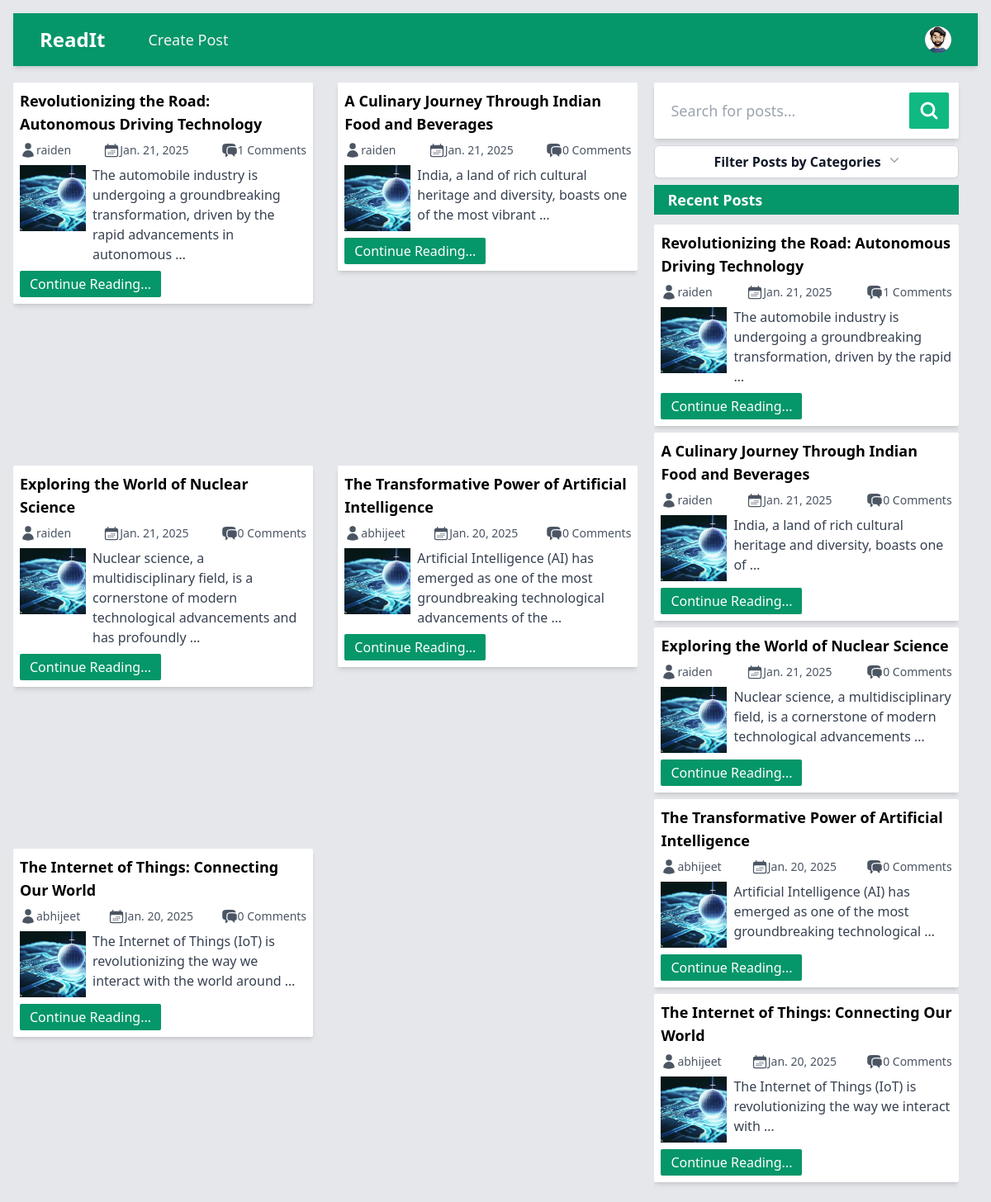
The app's page / (signed in) with its own data.
### accounts/models.py (models this page shows, shortened)
class UserProfile(models.Model):
    person = models.ForeignKey(User, on_delete=models.CASCADE, related_name= 'profile')
    about = models.TextField()
    talks_about = models.CharField(max_length=250, default='anything')
    avatar = models.ImageField(upload_to='profile_photos', default='user.jpg')

### base/models.py (models this page shows, shortened)
class Post(models.Model):
    id = models.UUIDField(primary_key=True, max_length=15, editable=False, default=uuid.uuid4)
    title = models.CharField(max_length=250)
    slug = models.SlugField(max_length=250, unique_for_date='created', null=True, blank=True)
    author= models.ForeignKey(User, on_delete= models.CASCADE)
    body = models.TextField()
    image = models.ImageField(upload_to='blog_images/', default='default_blogimage.jpg')
    category = models.CharField(max_length=100)
    created = models.DateTimeField(auto_now=True)
    updated = models.DateTimeField(auto_now=True)
    @property
    def image_url(self):
        if self.image and hasattr(self.image, 'url'):
            return self.image.url
    def get_absolute_url(self):
        return reverse('read_post', args=[str(self.id), self.slug])
    class Meta:
        ordering = ['-created']
        indexes = [models.Index(fields=['-created'])]

### base/views.py (the view, shortened to what this page needs)
# urls.py: 2. Add a URL to urlpatterns:  path('', views.home, name='home')
def home(request):
    if request.user.is_authenticated:
        filter_query = request.GET.get('q') if request.GET.get('q') != None else ''
        posts = Post.objects.filter(
            Q(title__icontains=filter_query) |
            Q(author__username__icontains=filter_query) |
            Q(category__icontains=filter_query)
        )
        profile = UserProfile.objects.get(person=request.user)
        existing_categories = Category.objects.all()
        recent_posts = Post.objects.all()[0:5]
        return render(request, 'index.html', {
            'posts': posts,
            'recent_posts': recent_posts,
            'profile': profile,
            'existing_categories': existing_categories,
        })

### base/models.py (called while the page is built)
    def __str__(self):
        return self.title

### base/templates/index.html (shortened to what this page needs)
{% load static %}
<!DOCTYPE html>
<html lang="en">
  <head>
    <link rel="stylesheet" href="{% static 'style.css' %}" />
  </head>
  <body class="p-4 bg-gray-200">
    <nav class="bg-emerald-600 shadow-md">
      <div class="mx-auto max-w-7xl px-4 sm:px-6 lg:px-8">
        <div class="flex h-16 items-center justify-between">
          <div class="flex items-center">
            <div class="flex-shrink-0">
              <a class="text-2xl font-bold text-white" href="{% url 'home' %}">ReadIt</a>
            </div>
            <div class="hidden md:block">
              <div class="ml-10 flex items-baseline space-x-4">
                {% if user.is_authenticated %}
                <a
                  href="{% url 'create_post' %}"
                  class="text-gray-100 hover:bg-gray-700 hover:text-white rounded-md px-3 py-2 text-lg font-medium"
                  aria-current="page"
                  >Create Post</a
                >
                {% endif %}
              </div>
            </div>
          </div>
          <div class="hidden md:block">
            <div class="ml-4 flex items-center md:ml-6">
              {% if user.is_authenticated %}
              <div class="relative ml-3">
                <div>
                  <button
                    type="button"
                    class="relative flex max-w-xs items-center rounded-full bg-gray-800 text-sm focus:outline-none focus:ring-2 focus:ring-white focus:ring-offset-2 focus:ring-offset-gray-800"
                    id="user-menu-button"
                    aria-expanded="false"
                    aria-haspopup="true"
                  >
                    <span class="absolute -inset-1.5"></span>
                    {% if profile.avatar %}
                    <img
                      class="h-8 w-8 rounded-full"
                      src="{{ profile.avatar.url }}"
                      alt="User Profile Picture"
                    />
                    {% else %}
                    <img
                      class="h-8 w-8 rounded-full"
                      src="{% static 'user.jpg'%}"
                      alt="Default Profile Picture"
                    />
                    {% endif %}
                  </button>
                </div>
              </div>
              {% endif %}
            </div>
          </div>
        </div>
      </div>
    </nav>
    <main
      class="mt-5 grid grid-cols-1 md:grid-cols-2 lg:grid-cols-3 gap-5 md:w-[98%] md:h-[80vh]"
    >
      <section
        class="flex justify-between flex-wrap gap-3 col-span-1 lg:col-span-2 md:overflow-y-scroll scrollbar-hide"
      >
        {% for post in posts %}
        <div
          class="w-full h-fit lg:w-[48%] rounded-sm shadow-md bg-white flex flex-col p-2"
        >
          <h2 class="font-semibold text-lg">
            {{ post.title }}
          </h2>
          <div class="w-full py-2 text-sm text-gray-600 flex justify-between">
            <div class="flex">
              <a href="{% url 'profile' post.author.username post.author.id %}"
              >
                {{ post.author }}
              </a>
            </div>
            <div class="flex">
              <p>{{ post.created|date:"M. d, Y" }}</p>
            </div>
            <div class="flex">
              <p>{{ post.comments.count }} Comments</p>
            </div>
          </div>
          <div class="w-full flex gap-2 justify-between">
            <img
              class="w-20 h-20"
              src="{{ post.image_url|default_if_none:'media/blog_images/default_blogimage.jpg'}}"
              alt=""
              srcset=""
            />
            <p class="text-left text-gray-700">
              {{ post.body|truncatewords:15 }}
            </p>
          </div>
          <a
            href="{{ post.get_absolute_url }}"
            class="w-fit mt-2 text-white bg-emerald-600 px-3 py-1 rounded-sm"
            >Continue Reading...</a
          >
        </div>
        {% empty %}
          <h1 class="text-emerald-500 font-bold text-5x1"></h1>
        {% endfor %}
      </section>
      <section class="order-first md:order-last flex flex-col">
        <form
          class="bg-white p-3 rounded-sm flex justify-between gap-1 shadow-md"
          action=""
          method="get"
        >
          <input
            type="text"
            required
            name="q"
            class="w-full p-2 rounded-lg focus:outline-gray-200 text-lg"
            placeholder="Search for posts..."
          />
          <button
            type="submit"
            class="bg-emerald-500 w-14 flex justify-center items-center rounded-sm text-white"
          >
            <svg
              xmlns="http://www.w3.org/2000/svg"
              fill="none"
              viewBox="0 0 24 24"
              stroke-width="3.0"
              stroke="currentColor"
              class="w-6 h-6"
            >
              <path
                stroke-linecap="round"
                stroke-linejoin="round"
                d="M21 21l-5.197-5.197m0 0A7.5 7.5 0 105.196 5.196a7.5 7.5 0 0010.607 10.607z"
              />
            </svg>
          </button>
        </form>
        <div class="my-2 relative float-right inline-block text-left">
          <div>
            <button
              type="button"
              class="inline-flex w-full justify-center gap-x-1.5 rounded-md bg-white px-3 py-2 text-md font-semibold text-gray-900 shadow-sm ring-1 ring-inset ring-gray-300 hover:bg-gray-50"
              id="categories-menu-button"
              aria-expanded="true"
              aria-haspopup="true"
            >
              Filter Posts by Categories
              <svg
                class="-mr-1 h-5 w-5 text-gray-400"
                viewBox="0 0 20 20"
                fill="currentColor"
                aria-hidden="true"
              >
                <path
                  fill-rule="evenodd"
                  d="M5.23 7.21a.75.75 0 011.06.02L10 11.168l3.71-3.938a.75.75 0 111.08 1.04l-4.25 4.5a.75.75 0 01-1.08 0l-4.25-4.5a.75.75 0 01.02-1.06z"
                  clip-rule="evenodd"
                />
              </svg>
            </button>
          </div>
        </div>
        <div class="hidden md:flex flex-col relative">
          <h1
            class="bg-emerald-600 text-lg font-bold px-4 mb-1 py-1 text-white capitalize"
          >
            Recent Posts
          </h1>
          <div class="lg:h-[55vh] overflow-y-scroll scrollbar-hide">
            {% for post in recent_posts %}
            <div
              class="w-full my-2 h-fit rounded-sm shadow-md bg-white flex flex-col p-2"
            >
              <h2 class="font-semibold text-lg">
                {{post.title|truncatewords:10 }}
              </h2>
              <div
                class="w-full py-2 text-sm text-gray-600 flex justify-between"
              >
                <div class="flex">
                  <a href="{% url 'profile' post.author.username post.author.id %}"
                  >
                    {{ post.author }}
                  </a>
                </div>
                <div class="flex">
                  <p>{{ post.created|date:"M. d, Y" }}</p>
                </div>
                <div class="flex">
                  <p>{{ post.comments.count }} Comments</p>
                </div>
              </div>
              <div class="w-full flex gap-2 justify-between">
                <img
                  class="w-20 h-20"
                  src="{{ post.image_url|default_if_none:'media/blog_images/default_blogimage.jpg'}}"
                  alt=""
                  srcset=""
                />
                <p class="text-left text-gray-700">
                  {{ post.body|truncatewords:12 }}
                </p>
              </div>
              <a
                href="{{ post.get_absolute_url }}"
                class="w-fit mt-2 text-white bg-emerald-600 px-3 py-1 rounded-sm"
              >Continue Reading...</a
              >
            </div>
            {% endfor %}
          </div>
        </div>
      </section>
    </main>
  </body>
</html>

### records on screen
UserProfile: avatar (picture)
Post: title "Revolutionizing the Road: Autonomous Driving Technology", author "raiden", created "Jan. 21, 2025", comments.count "1", image_url (placeholder picture), body "The automobile industry is undergoing a groundbreaking transformation, driven by the rapid advancements in autonomous …", body "The automobile industry is undergoing a groundbreaking transformation, driven by the rapid …"
Post: title "A Culinary Journey Through Indian Food and Beverages", author "raiden", created "Jan. 21, 2025", comments.count "0", image_url (placeholder picture), body "India, a land of rich cultural heritage and diversity, boasts one of the most vibrant …", body "India, a land of rich cultural heritage and diversity, boasts one of …"
Post: title "Exploring the World of Nuclear Science", author "raiden", created "Jan. 21, 2025", comments.count "0", image_url (placeholder picture), body "Nuclear science, a multidisciplinary field, is a cornerstone of modern technological advancements and has profoundly …", body "Nuclear science, a multidisciplinary field, is a cornerstone of modern technological advancements …"
Post: title "The Transformative Power of Artificial Intelligence", author "abhijeet", created "Jan. 20, 2025", comments.count "0", image_url (placeholder picture), body "Artificial Intelligence (AI) has emerged as one of the most groundbreaking technological advancements of the …", body "Artificial Intelligence (AI) has emerged as one of the most groundbreaking technological …"
Post: title "The Internet of Things: Connecting Our World", author "abhijeet", created "Jan. 20, 2025", comments.count "0", image_url (placeholder picture), body "The Internet of Things (IoT) is revolutionizing the way we interact with the world around …", body "The Internet of Things (IoT) is revolutionizing the way we interact with …"
